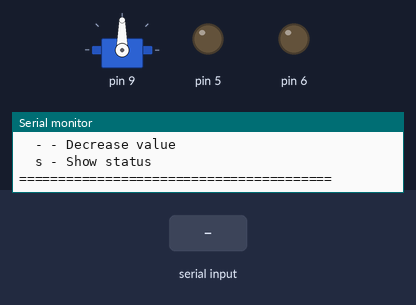
A sketch run on a simulated Arduino Uno, built with avr-gcc and run on an emulated ATmega328P. Shown: servo, output pins drawn as LEDs (lit = HIGH), the last lines printed to the serial monitor. The inputs (shaded band) are chosen by the test bench.

Above: at 13.1 s.
13.2 s: "-" received over Serial
At 14.4 s:
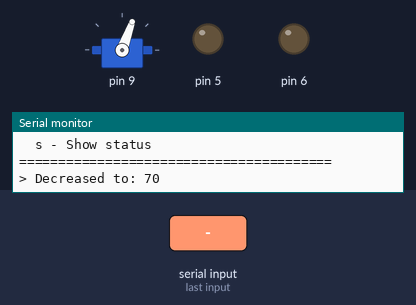
14.7 s: "-" received over Serial
At 15.6 s:
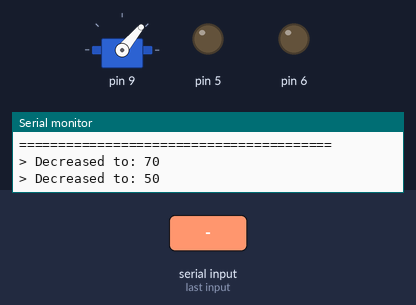
Timing chart, 0 to 17.7 s (numbered marks = the images above; inputs shaded):
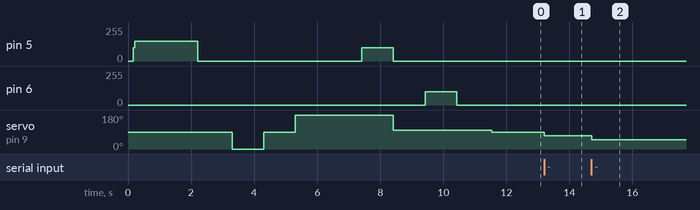

The sketch:

Stage3.ino
```cpp
/*
 * Stage3.ino
 *
 * Stage 3: Demonstrating the Factory Design Pattern
 *
 * This Arduino sketch demonstrates advanced OOP concepts through the Factory Pattern:
 * - FACTORY PATTERN: Centralized object creation
 * - POLYMORPHISM: Using base class pointers for different actuator types
 * - LOOSE COUPLING: Separating object creation from usage
 * - OPEN-CLOSED PRINCIPLE: Easy to extend with new actuator types
 *
 * Hardware Setup for Arduino Uno:
 * Option 1 - Motor only:
 *   - DC Motor connected to pin 5 (PWM) via motor driver
 *
 * Option 2 - Servo only:
 *   - Servo motor connected to pin 9
 *   - Servo power: 5V and GND
 *
 * Option 3 - Fan only:
 *   - DC Fan connected to pin 6 (PWM) via transistor/driver
 *
 * Option 4 - Multiple actuators (requires external power):
 *   - Motor on pin 5, Servo on pin 9, Fan on pin 6
 *
 * Learning Objectives:
 * 1. Understand how factories centralize and simplify object creation
 * 2. See polymorphism in action with different actuator types
 * 3. Experience the benefits of loose coupling and extensibility
 * 4. Learn how design patterns solve real-world problems
 */

#include "ActuatorFactory.h"

// Global actuator pointer - demonstrates polymorphism
// This single pointer can reference any type of actuator
Actuator* currentActuator = nullptr;

// Configuration: Change this to test different actuators
// Options: "motor", "servo", "fan"
String actuatorType = "servo";  // Default to servo for easy testing

void setup() {
  // Initialize serial for debugging and demonstration
  Serial.begin(9600);
  while (!Serial) {
    ; // Wait for serial port to connect
  }

  Serial.println("========================================");
  Serial.println("Stage 3: Factory Design Pattern");
  Serial.println("========================================\n");

  // Run comprehensive demonstration
  demonstrateFactoryPattern();

  Serial.println("\n========================================");
  Serial.println("Interactive Mode Starting");
  Serial.println("========================================");
  Serial.println("Commands:");
  Serial.println("  1 - Create Motor");
  Serial.println("  2 - Create Servo");
  Serial.println("  3 - Create Fan");
  Serial.println("  a - Activate current actuator");
  Serial.println("  d - Deactivate current actuator");
  Serial.println("  + - Increase value");
  Serial.println("  - - Decrease value");
  Serial.println("  s - Show status");
  Serial.println("========================================\n");
}

void loop() {
  // Interactive control via Serial Monitor
  if (Serial.available() > 0) {
    char command = Serial.read();
    handleSerialCommand(command);
  }

  delay(100);  // Small delay for stability
}

/*
 * DEMONSTRATION FUNCTION
 * Shows the power of the Factory Pattern with multiple examples
 */
void demonstrateFactoryPattern() {
  Serial.println("--- Demonstration 1: Basic Factory Usage ---\n");

  // FACTORY PATTERN IN ACTION:
  // We don't use 'new MotorActuator()' or 'new ServoActuator()'
  // Instead, we ask the factory to create the appropriate object

  Serial.println("Creating a Motor actuator using factory...");
  Actuator* motor = ActuatorFactory::createActuator("motor", 5);

  if (motor != nullptr) {
    Serial.print("Created: ");
    Serial.println(motor->getType());
    motor->activate();
    Serial.println("Motor activated");

    Serial.println("Setting motor speed to 150...");
    motor->setValue(150);
    delay(2000);

    motor->deactivate();
    Serial.println("Motor deactivated\n");
    delete motor;  // Clean up
  }

  delay(1000);

  Serial.println("--- Demonstration 2: Polymorphic Behavior ---\n");

  // Create a servo using the same factory method
  Serial.println("Creating a Servo actuator using factory...");
  Actuator* servo = ActuatorFactory::createActuator("servo", 9);

  if (servo != nullptr) {
    Serial.print("Created: ");
    Serial.println(servo->getType());
    servo->activate();
    Serial.println("Servo activated");

    // Same method call (setValue), different behavior!
    Serial.println("Setting servo to 0 degrees...");
    servo->setValue(0);
    delay(1000);

    Serial.println("Setting servo to 90 degrees...");
    servo->setValue(90);
    delay(1000);

    Serial.println("Setting servo to 180 degrees...");
    servo->setValue(180);
    delay(1000);

    servo->deactivate();
    Serial.println("Servo deactivated\n");
    delete servo;
  }

  delay(1000);

  Serial.println("--- Demonstration 3: Easy Substitution ---\n");
  Serial.println("The factory makes it easy to swap actuator types!");
  Serial.println("Same code works with different hardware:\n");

  // Array of different actuator types
  String types[] = {"motor", "servo", "fan"};

  for (int i = 0; i < 3; i++) {
    Serial.print("Creating: ");
    Serial.println(types[i]);

    // Same factory call, different results!
    Actuator* actuator = ActuatorFactory::createActuator(types[i]);

    if (actuator != nullptr) {
      Serial.print("Type: ");
      Serial.println(actuator->getType());

      actuator->activate();
      actuator->setValue(100);
      delay(1000);
      actuator->deactivate();

      delete actuator;
      Serial.println();
    }
  }

  Serial.println("--- Demonstration 4: Error Handling ---\n");

  Serial.println("Attempting to create unknown actuator type...");
  Actuator* unknown = ActuatorFactory::createActuator("laser");

  if (unknown == nullptr) {
    Serial.println("Factory returned nullptr - type not recognized");
    Serial.println("This shows proper error handling!\n");
  }

  delay(1000);

  // Create the default actuator for interactive mode
  Serial.println("Creating default actuator for interactive mode...");
  currentActuator = ActuatorFactory::createActuator(actuatorType);

  if (currentActuator != nullptr) {
    Serial.print("Created: ");
    Serial.println(currentActuator->getType());
    currentActuator->activate();
    Serial.println();
  }
}

/*
 * INTERACTIVE CONTROL HANDLER
 * Demonstrates runtime control of polymorphic objects
 */
void handleSerialCommand(char command) {
  switch (command) {
    case '1':
      Serial.println("\n> Creating Motor...");
      if (currentActuator != nullptr) {
        currentActuator->deactivate();
        delete currentActuator;
      }
      currentActuator = ActuatorFactory::createActuator("motor", 5);
      if (currentActuator != nullptr) {
        Serial.println("Motor created and ready");
      }
      break;

    case '2':
      Serial.println("\n> Creating Servo...");
      if (currentActuator != nullptr) {
        currentActuator->deactivate();
        delete currentActuator;
      }
      currentActuator = ActuatorFactory::createActuator("servo", 9);
      if (currentActuator != nullptr) {
        Serial.println("Servo created and ready");
      }
      break;

    case '3':
      Serial.println("\n> Creating Fan...");
      if (currentActuator != nullptr) {
        currentActuator->deactivate();
        delete currentActuator;
      }
      currentActuator = ActuatorFactory::createActuator("fan", 6);
      if (currentActuator != nullptr) {
        Serial.println("Fan created and ready");
      }
      break;

    case 'a':
    case 'A':
      if (currentActuator != nullptr) {
        Serial.println("\n> Activating actuator...");
        currentActuator->activate();
        Serial.println("Activated");
      } else {
        Serial.println("\n> No actuator created yet!");
      }
      break;

    case 'd':
    case 'D':
      if (currentActuator != nullptr) {
        Serial.println("\n> Deactivating actuator...");
        currentActuator->deactivate();
        Serial.println("Deactivated");
      } else {
        Serial.println("\n> No actuator created yet!");
      }
      break;

    case '+':
      if (currentActuator != nullptr) {
        int currentValue = currentActuator->getValue();
        int newValue = currentValue + 20;
        currentActuator->setValue(newValue);
        Serial.print("\n> Increased to: ");
        Serial.println(newValue);
      } else {
        Serial.println("\n> No actuator created yet!");
      }
      break;

    case '-':
      if (currentActuator != nullptr) {
        int currentValue = currentActuator->getValue();
        int newValue = currentValue - 20;
        currentActuator->setValue(newValue);
        Serial.print("\n> Decreased to: ");
        Serial.println(newValue);
      } else {
        Serial.println("\n> No actuator created yet!");
      }
      break;

    case 's':
    case 'S':
      Serial.println("\n--- Actuator Status ---");
      if (currentActuator != nullptr) {
        Serial.print("Type: ");
        Serial.println(currentActuator->getType());
        Serial.print("Current Value: ");
        Serial.println(currentActuator->getValue());
      } else {
        Serial.println("No actuator created");
      }
      Serial.println("----------------------");
      break;
  }
}

/*
 * PEDAGOGICAL REFLECTIONS:
 *
 * 1. FACTORY PATTERN BENEFITS:
 *    - Centralized creation: All actuator creation happens in one place
 *    - Type flexibility: Easy to create different actuators at runtime
 *    - Error handling: Factory can validate and return nullptr for invalid types
 *    - Configuration-driven: Can select actuator type from config/user input
 *
 * 2. POLYMORPHISM IN ACTION:
 *    - Single Actuator* pointer works with Motor, Servo, or Fan
 *    - Same method calls (activate, setValue) produce different behaviors
 *    - Client code doesn't need to know the concrete type
 *
 * 3. LOOSE COUPLING:
 *    - Main code doesn't depend on specific actuator classes
 *    - Can add new actuator types without changing this file
 *    - Only the factory needs to know about concrete classes
 *
 * 4. OPEN-CLOSED PRINCIPLE:
 *    - Open for extension: Add new actuators by creating new classes
 *    - Closed for modification: Don't need to change existing client code
 *    - Factory is the only place that needs updates for new types
 *
 * 5. REAL-WORLD APPLICATIONS:
 *    - IoT systems with swappable components
 *    - Robotics with modular actuators
 *    - Product lines with different hardware configurations
 *    - Testing with mock/simulated actuators
 *
 * DISCUSSION QUESTIONS FOR STUDENTS:
 * - How would you add a new "LED" actuator type?
 * - What changes are needed in existing code when adding new types?
 * - How does the factory pattern reduce coupling?
 * - Why is returning nullptr better than throwing an exception here?
 * - How could you load actuator configuration from a file or EEPROM?
 * - What happens if you forget to delete an actuator? (memory leak)
 */
```

Actuator.cpp
```cpp
#include "Actuator.h"

// Actuator.cpp
// Implementation file for the abstract Actuator base class
// Since all methods are pure virtual, this file serves as a placeholder
// for consistency with the organizational structure
```

Actuator.h
```cpp
/*
 * Actuator.h
 *
 * Abstract base class for all actuator types.
 * Demonstrates polymorphism and interface design in the Factory Pattern.
 *
 * This class defines the contract that all actuators must follow,
 * enabling the factory to create different actuator types that can
 * be used interchangeably through a common interface.
 */

#ifndef ACTUATOR_H
#define ACTUATOR_H

#include <Arduino.h>

class Actuator {
  public:
    // Pure virtual functions - must be implemented by derived classes

    // Initialize and start the actuator
    virtual void activate() = 0;

    // Stop and cleanup the actuator
    virtual void deactivate() = 0;

    // Set the actuator value (speed, angle, power, etc.)
    // Parameter meaning depends on actuator type
    virtual void setValue(int value) = 0;

    // Get the current actuator value
    virtual int getValue() = 0;

    // Get the type name of this actuator (for debugging)
    virtual String getType() = 0;

    // Virtual destructor ensures proper cleanup of derived classes
    virtual ~Actuator() {}
};

/*
 * Design Pattern: Abstract Factory Interface
 *
 * This abstract class serves as the product interface in the Factory Pattern.
 * All concrete actuators (Motor, Servo, Fan) inherit from this class and
 * provide their own implementations of these methods.
 *
 * Benefits:
 * - Client code can work with any actuator type through this interface
 * - New actuator types can be added without changing client code
 * - Promotes loose coupling between creation and usage
 */

#endif
```

ActuatorFactory.h
```cpp
/*
 * ActuatorFactory.h
 *
 * Factory class for creating different types of actuators.
 * Implements the Factory Design Pattern.
 *
 * This class demonstrates the key benefits of the Factory Pattern:
 * 1. Centralized object creation
 * 2. Loose coupling between creation and usage
 * 3. Easy to add new actuator types without changing client code
 * 4. Encapsulates the complexity of choosing and constructing objects
 */

#ifndef ACTUATORFACTORY_H
#define ACTUATORFACTORY_H

#include "Actuator.h"
#include "MotorActuator.h"
#include "ServoActuator.h"
#include "FanActuator.h"

class ActuatorFactory {
  public:
    /*
     * Create an actuator based on type string
     *
     * Parameters:
     *   type - String identifier: "motor", "servo", or "fan"
     *   pin - Primary pin number for the actuator
     *   pin2 - Optional secondary pin (e.g., direction pin for motor)
     *
     * Returns:
     *   Pointer to Actuator base class (polymorphism!)
     *   Returns nullptr if type is unrecognized
     *
     * DESIGN PATTERN: Factory Method
     * The caller doesn't need to know which concrete class to instantiate.
     * The factory handles all the details of object creation.
     */
    static Actuator* createActuator(const String& type, int pin, int pin2 = -1) {
      // Convert to lowercase for case-insensitive comparison
      String lowerType = type;
      lowerType.toLowerCase();

      if (lowerType == "motor") {
        if (pin2 != -1) {
          // Motor with direction control
          return new MotorActuator(pin, pin2);
        } else {
          // Simple motor (speed only)
          return new MotorActuator(pin);
        }
      }
      else if (lowerType == "servo") {
        return new ServoActuator(pin);
      }
      else if (lowerType == "fan") {
        return new FanActuator(pin);
      }

      // Unknown type
      return nullptr;
    }

    /*
     * Overloaded factory method for backward compatibility
     * Uses default pins for Arduino Uno testing
     */
    static Actuator* createActuator(const String& type) {
      String lowerType = type;
      lowerType.toLowerCase();

      if (lowerType == "motor") {
        return new MotorActuator(5);  // Default to pin 5 (PWM)
      }
      else if (lowerType == "servo") {
        return new ServoActuator(9);  // Default to pin 9
      }
      else if (lowerType == "fan") {
        return new FanActuator(6);    // Default to pin 6 (PWM)
      }

      return nullptr;
    }
};

/*
 * DESIGN PATTERN EXPLANATION: Factory Pattern
 *
 * Problem:
 * - Client code needs to create different types of actuators
 * - Direct instantiation (new MotorActuator(), new ServoActuator())
 *   creates tight coupling
 * - Adding new actuator types requires changing client code
 *
 * Solution:
 * - Factory class handles object creation
 * - Client uses factory method instead of 'new'
 * - Returns base class pointer (Actuator*) for polymorphism
 * - New types added by extending factory, not changing clients
 *
 * Benefits for Hardware Projects:
 * - Easy to swap hardware components (motor ↔ servo)
 * - Configuration-driven actuator selection
 * - Testable: can create mock actuators for testing
 * - Maintainable: centralized creation logic
 *
 * Open-Closed Principle:
 * - Open for extension: Add new actuator types by creating new classes
 * - Closed for modification: Don't need to change existing client code
 */

#endif
```

FanActuator.cpp
```cpp
/*
 * FanActuator.cpp
 *
 * Implementation of the FanActuator class.
 * Controls DC cooling fans using PWM for speed control.
 */

#include "FanActuator.h"

FanActuator::FanActuator(int fanPin) {
  pin = fanPin;
  currentSpeed = 0;
  isActive = false;
  pinMode(pin, OUTPUT);
  analogWrite(pin, 0);  // Start with fan off
}

void FanActuator::activate() {
  isActive = true;
  // Set to last known speed, or medium speed if was 0
  if (currentSpeed == 0) {
    currentSpeed = 150;  // Default medium speed
  }
  analogWrite(pin, currentSpeed);
}

void FanActuator::deactivate() {
  isActive = false;
  analogWrite(pin, 0);  // Stop fan
}

void FanActuator::setValue(int value) {
  setSpeed(value);
}

int FanActuator::getValue() {
  return currentSpeed;
}

String FanActuator::getType() {
  return "Fan";
}

void FanActuator::setSpeed(int speed) {
  // Constrain speed to valid PWM range (0-255)
  currentSpeed = constrain(speed, 0, 255);

  if (isActive) {
    analogWrite(pin, currentSpeed);
  }
}
```

FanActuator.h
```cpp
/*
 * FanActuator.h
 *
 * Concrete implementation of the Actuator interface for cooling fans.
 * Demonstrates how easily new actuator types can be added to the factory.
 *
 * Hardware: DC fan controlled via PWM pin (similar to motor but simpler)
 */

#ifndef FANACTUATOR_H
#define FANACTUATOR_H

#include "Actuator.h"

class FanActuator : public Actuator {
  private:
    int pin;           // PWM pin for fan speed control
    int currentSpeed;  // Current fan speed (0-255)
    bool isActive;     // Whether fan is currently running

  public:
    // Constructor
    FanActuator(int fanPin);

    // Override pure virtual functions from Actuator
    void activate() override;
    void deactivate() override;
    void setValue(int value) override;
    int getValue() override;
    String getType() override;

    // Fan-specific methods
    void setSpeed(int speed);
};

#endif
```

Source omitted: MotorActuator.cpp (1532 bytes), MotorActuator.h (1185 bytes), ServoActuator.cpp (1401 bytes), ServoActuator.h (1098 bytes)

Measured:
- after the input at 13.2 s, servo on pin 9: 90° → 70° at once
- after the input at 14.7 s, servo on pin 9: 70° → 50° at once
